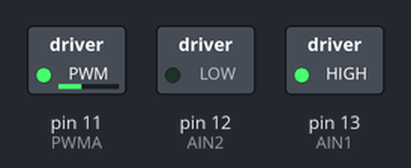
The sketch below on a simulated Arduino Uno, built with avr-gcc and run on an emulated ATmega328P. Parts: switched loads named in the sketch (green lamp = pin HIGH).

Above: at 0.1 s.
Timing chart, 0 to 1.6 s (numbered marks = the images above):
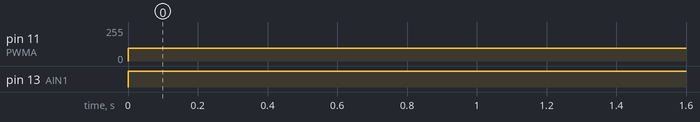

The sketch:

rotisserie.ino
```cpp
/*

  Code to control rotisserie.
  Full guide in Lab Drive.

  Adapted from SparkFun Inventor's Kit Circuit 5A
  Original Code: https://github.com/sparkfun/SIK-Guide-Code/blob/master/SIK_Circuit_5A-MotorBasics/SIK_Circuit_5A-MotorBasics.ino

  Hardware Connections:
  Switch - Pin 7
  Motor Driver
    PWMA: Pin 13
    A12:  Pin 12
    A11:  Pin 11
    STBY: Pin 10
    B11:  Pin 9
    B12:  Pin 8
    PWMB: Pin 7

*/

//PIN VARIABLES

//motor controlled by the motor A pins on motor driver

const int AIN1 = 13;           //control pin 1 on the motor driver for the right motor
const int AIN2 = 12;           //control pin 2 on the motor driver for the right motor
const int PWMA = 11;           //speed control pin on the motor driver for the right motor

const int switchPin = 7;       //switch to turn the robot on and off


//VARIABLES

int motorSpeed = 100;         // rpm. starting speed for the motor w/ 9V power supply. works for 9-277 rpm.
int motorPWM = round((abs(motorSpeed) + 8.12) / 1.12); // transfer function based on experimental calibration


void setup() {

  // set this as a pullup to sense whether the switch is flipped
  pinMode(switchPin, INPUT_PULLUP);

  // set the motor control pins as outputs
  pinMode(AIN1, OUTPUT);
  pinMode(AIN2, OUTPUT);
  pinMode(PWMA, OUTPUT);
}


void loop() {

  digitalWrite(AIN1, HIGH);
  digitalWrite(AIN2, LOW);
  analogWrite(PWMA, abs(motorPWM));

}
```

Measured:
- by itself, pin 11 (PWMA): 0/255 → 97/255 at 0.00 s
- by itself, pin 13 (AIN1): LOW → HIGH at 0.00 s
